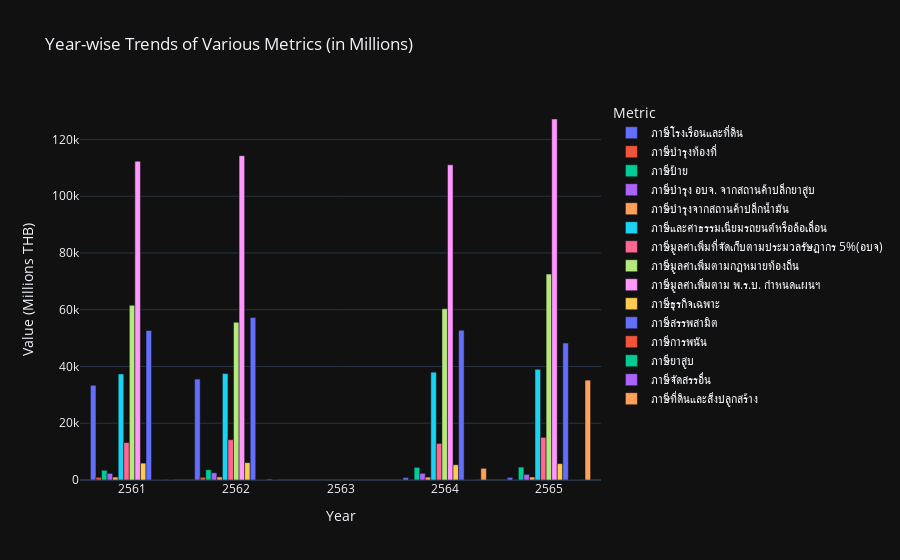

The cell this chart's notebook holds for it:
### Code cell
melted_data_select_col = tax_columns
melted_data = year_wise_tax_trends[melted_data_select_col].reset_index().melt(id_vars=['data_year'], var_name='Metric', value_name='Value')

# Converting the 'Value' column to millions (THB)
melted_data['Value'] /= 1000000  # Convert to millions

fig = px.bar(melted_data, x='data_year', y='Value', color='Metric', barmode='group',
             labels={'Value': 'Value (Millions THB)', 'data_year': 'Year'},
             title='Year-wise Trends of Various Metrics (in Millions)')

fig.show()

### Figure 1 — Plotly figure (JSON) as saved in the notebook; plotly's stock layout.template omitted (floating-point values rounded to 4 significant figures)
{"data": [{"alignmentgroup": "True", "hovertemplate": "Metric=ภาษีโรงเรือนและที่ดิน<br>Year=%{x}<br>Value (Millions THB)=%{y}<extra></extra>", "legendgroup": "ภาษีโรงเรือนและที่ดิน", "marker": {"color": "#636efa", "pattern": {"shape": ""}}, "name": "ภาษีโรงเรือนและที่ดิน", "offsetgroup": "ภาษีโรงเรือนและที่ดิน", "orientation": "v", "showlegend": true, "textposition": "auto", "x": [2561, 2562, 2564, 2565], "xaxis": "x", "y": [33390.0, 35560.0, 858.7, 897.1], "yaxis": "y", "type": "bar"}, {"alignmentgroup": "True", "hovertemplate": "Metric=ภาษีบำรุงท้องที่<br>Year=%{x}<br>Value (Millions THB)=%{y}<extra></extra>", "legendgroup": "ภาษีบำรุงท้องที่", "marker": {"color": "#EF553B", "pattern": {"shape": ""}}, "name": "ภาษีบำรุงท้องที่", "offsetgroup": "ภาษีบำรุงท้องที่", "orientation": "v", "showlegend": true, "textposition": "auto", "x": [2561, 2562, 2564, 2565], "xaxis": "x", "y": [939.3, 968.1, 79.75, 30.4], "yaxis": "y", "type": "bar"}, {"alignmentgroup": "True", "hovertemplate": "Metric=ภาษีป้าย<br>Year=%{x}<br>Value (Millions THB)=%{y}<extra></extra>", "legendgroup": "ภาษีป้าย", "marker": {"color": "#00cc96", "pattern": {"shape": ""}}, "name": "ภาษีป้าย", "offsetgroup": "ภาษีป้าย", "orientation": "v", "showlegend": true, "textposition": "auto", "x": [2561, 2562, 2564, 2565], "xaxis": "x", "y": [3424.0, 3610.0, 4442.0, 4551.0], "yaxis": "y", "type": "bar"}, {"alignmentgroup": "True", "hovertemplate": "Metric=ภาษีบำรุง อบจ. จากสถานค้าปลีกยาสูบ<br>Year=%{x}<br>Value (Millions THB)=%{y}<extra></extra>", "legendgroup": "ภาษีบำรุง อบจ. จากสถานค้าปลีกยาสูบ", "marker": {"color": "#ab63fa", "pattern": {"shape": ""}}, "name": "ภาษีบำรุง อบจ. จากสถานค้าปลีกยาสูบ", "offsetgroup": "ภาษีบำรุง อบจ. จากสถานค้าปลีกยาสูบ", "orientation": "v", "showlegend": true, "textposition": "auto", "x": [2561, 2562, 2564, 2565], "xaxis": "x", "y": [2326.0, 2544.0, 2368.0, 1974.0], "yaxis": "y", "type": "bar"}, {"alignmentgroup": "True", "hovertemplate": "Metric=ภาษีบำรุงจากสถานค้าปลีกน้ำมัน<br>Year=%{x}<br>Value (Millions THB)=%{y}<extra></extra>", "legendgroup": "ภาษีบำรุงจากสถานค้าปลีกน้ำมัน", "marker": {"color": "#FFA15A", "pattern": {"shape": ""}}, "name": "ภาษีบำรุงจากสถานค้าปลีกน้ำมัน", "offsetgroup": "ภาษีบำรุงจากสถานค้าปลีกน้ำมัน", "orientation": "v", "showlegend": true, "textposition": "auto", "x": [2561, 2562, 2564, 2565], "xaxis": "x", "y": [1046.0, 1075.0, 1021.0, 1058.0], "yaxis": "y", "type": "bar"}, {"alignmentgroup": "True", "hovertemplate": "Metric=ภาษีและค่าธรรมเนียมรถยนต์หรือล้อเลื่อน<br>Year=%{x}<br>Value (Millions THB)=%{y}<extra></extra>", "legendgroup": "ภาษีและค่าธรรมเนียมรถยนต์หรือล้อเลื่อน", "marker": {"color": "#19d3f3", "pattern": {"shape": ""}}, "name": "ภาษีและค่าธรรมเนียมรถยนต์หรือล้อเลื่อน", "offsetgroup": "ภาษีและค่าธรรมเนียมรถยนต์หรือล้อเลื่อน", "orientation": "v", "showlegend": true, "textposition": "auto", "x": [2561, 2562, 2564, 2565], "xaxis": "x", "y": [37360.0, 37510.0, 38000.0, 39020.0], "yaxis": "y", "type": "bar"}, {"alignmentgroup": "True", "hovertemplate": "Metric=ภาษีมูลค่าเพิ่มที่จัดเก็บตามประมวลรัษฎากร 5%(อบจ)<br>Year=%{x}<br>Value (Millions THB)=%{y}<extra></extra>", "legendgroup": "ภาษีมูลค่าเพิ่มที่จัดเก็บตามประมวลรัษฎากร 5%(อบจ)", "marker": {"color": "#FF6692", "pattern": {"shape": ""}}, "name": "ภาษีมูลค่าเพิ่มที่จัดเก็บตามประมวลรัษฎากร 5%(อบจ)", "offsetgroup": "ภาษีมูลค่าเพิ่มที่จัดเก็บตามประมวลรัษฎากร 5%(อบจ)", "orientation": "v", "showlegend": true, "textposition": "auto", "x": [2561, 2562, 2564, 2565], "xaxis": "x", "y": [13190.0, 14210.0, 12890.0, 15020.0], "yaxis": "y", "type": "bar"}, {"alignmentgroup": "True", "hovertemplate": "Metric=ภาษีมูลค่าเพิ่มตามกฎหมายท้องถิ่น<br>Year=%{x}<br>Value (Millions THB)=%{y}<extra></extra>", "legendgroup": "ภาษีมูลค่าเพิ่มตามกฎหมายท้องถิ่น", "marker": {"color": "#B6E880", "pattern": {"shape": ""}}, "name": "ภาษีมูลค่าเพิ่มตามกฎหมายท้องถิ่น", "offsetgroup": "ภาษีมูลค่าเพิ่มตามกฎหมายท้องถิ่น", "orientation": "v", "showlegend": true, "textposition": "auto", "x": [2561, 2562, 2564, 2565], "xaxis": "x", "y": [61540.0, 55570.0, 60340.0, 72550.0], "yaxis": "y", "type": "bar"}, {"alignmentgroup": "True", "hovertemplate": "Metric=ภาษีมูลค่าเพิ่มตาม พ.ร.บ. กำหนดแผนฯ<br>Year=%{x}<br>Value (Millions THB)=%{y}<extra></extra>", "legendgroup": "ภาษีมูลค่าเพิ่มตาม พ.ร.บ. กำหนดแผนฯ", "marker": {"color": "#FF97FF", "pattern": {"shape": ""}}, "name": "ภาษีมูลค่าเพิ่มตาม พ.ร.บ. กำหนดแผนฯ", "offsetgroup": "ภาษีมูลค่าเพิ่มตาม พ.ร.บ. กำหนดแผนฯ", "orientation": "v", "showlegend": true, "textposition": "auto", "x": [2561, 2562, 2564, 2565], "xaxis": "x", "y": [112300.0, 114300.0, 111100.0, 127200.0], "yaxis": "y", "type": "bar"}, {"alignmentgroup": "True", "hovertemplate": "Metric=ภาษีธุรกิจเฉพาะ<br>Year=%{x}<br>Value (Millions THB)=%{y}<extra></extra>", "legendgroup": "ภาษีธุรกิจเฉพาะ", "marker": {"color": "#FECB52", "pattern": {"shape": ""}}, "name": "ภาษีธุรกิจเฉพาะ", "offsetgroup": "ภาษีธุรกิจเฉพาะ", "orientation": "v", "showlegend": true, "textposition": "auto", "x": [2561, 2562, 2564, 2565], "xaxis": "x", "y": [5936.0, 6119.0, 5367.0, 5767.0], "yaxis": "y", "type": "bar"}, {"alignmentgroup": "True", "hovertemplate": "Metric=ภาษีสรรพสามิต<br>Year=%{x}<br>Value (Millions THB)=%{y}<extra></extra>", "legendgroup": "ภาษีสรรพสามิต", "marker": {"color": "#636efa", "pattern": {"shape": ""}}, "name": "ภาษีสรรพสามิต", "offsetgroup": "ภาษีสรรพสามิต", "orientation": "v", "showlegend": true, "textposition": "auto", "x": [2561, 2562, 2564, 2565], "xaxis": "x", "y": [52680.0, 57270.0, 52800.0, 48250.0], "yaxis": "y", "type": "bar"}, {"alignmentgroup": "True", "hovertemplate": "Metric=ภาษีการพนัน<br>Year=%{x}<br>Value (Millions THB)=%{y}<extra></extra>", "legendgroup": "ภาษีการพนัน", "marker": {"color": "#EF553B", "pattern": {"shape": ""}}, "name": "ภาษีการพนัน", "offsetgroup": "ภาษีการพนัน", "orientation": "v", "showlegend": true, "textposition": "auto", "x": [2561, 2562, 2564, 2565], "xaxis": "x", "y": [48.2, 23.98, 0.07327, 0.1033], "yaxis": "y", "type": "bar"}, {"alignmentgroup": "True", "hovertemplate": "Metric=ภาษียาสูบ<br>Year=%{x}<br>Value (Millions THB)=%{y}<extra></extra>", "legendgroup": "ภาษียาสูบ", "marker": {"color": "#00cc96", "pattern": {"shape": ""}}, "name": "ภาษียาสูบ", "offsetgroup": "ภาษียาสูบ", "orientation": "v", "showlegend": true, "textposition": "auto", "x": [2561, 2562, 2564, 2565], "xaxis": "x", "y": [0.2137, 0.1971, 0.1731, 0.0002619], "yaxis": "y", "type": "bar"}, {"alignmentgroup": "True", "hovertemplate": "Metric=ภาษีจัดสรรอื่น<br>Year=%{x}<br>Value (Millions THB)=%{y}<extra></extra>", "legendgroup": "ภาษีจัดสรรอื่น", "marker": {"color": "#ab63fa", "pattern": {"shape": ""}}, "name": "ภาษีจัดสรรอื่น", "offsetgroup": "ภาษีจัดสรรอื่น", "orientation": "v", "showlegend": true, "textposition": "auto", "x": [2561, 2562, 2564, 2565], "xaxis": "x", "y": [114.0, 296.5, 157.9, 124.8], "yaxis": "y", "type": "bar"}, {"alignmentgroup": "True", "hovertemplate": "Metric=ภาษีที่ดินและสิ่งปลูกสร้าง<br>Year=%{x}<br>Value (Millions THB)=%{y}<extra></extra>", "legendgroup": "ภาษีที่ดินและสิ่งปลูกสร้าง", "marker": {"color": "#FFA15A", "pattern": {"shape": ""}}, "name": "ภาษีที่ดินและสิ่งปลูกสร้าง", "offsetgroup": "ภาษีที่ดินและสิ่งปลูกสร้าง", "orientation": "v", "showlegend": true, "textposition": "auto", "x": [2561, 2562, 2564, 2565], "xaxis": "x", "y": [0.0, 0.0, 4105.0, 35190.0], "yaxis": "y", "type": "bar"}], "layout": {"xaxis": {"anchor": "y", "domain": [0.0, 1.0], "title": {"text": "Year"}}, "yaxis": {"anchor": "x", "domain": [0.0, 1.0], "title": {"text": "Value (Millions THB)"}}, "legend": {"title": {"text": "Metric"}, "tracegroupgap": 0}, "title": {"text": "Year-wise Trends of Various Metrics (in Millions)"}, "barmode": "group"}}
